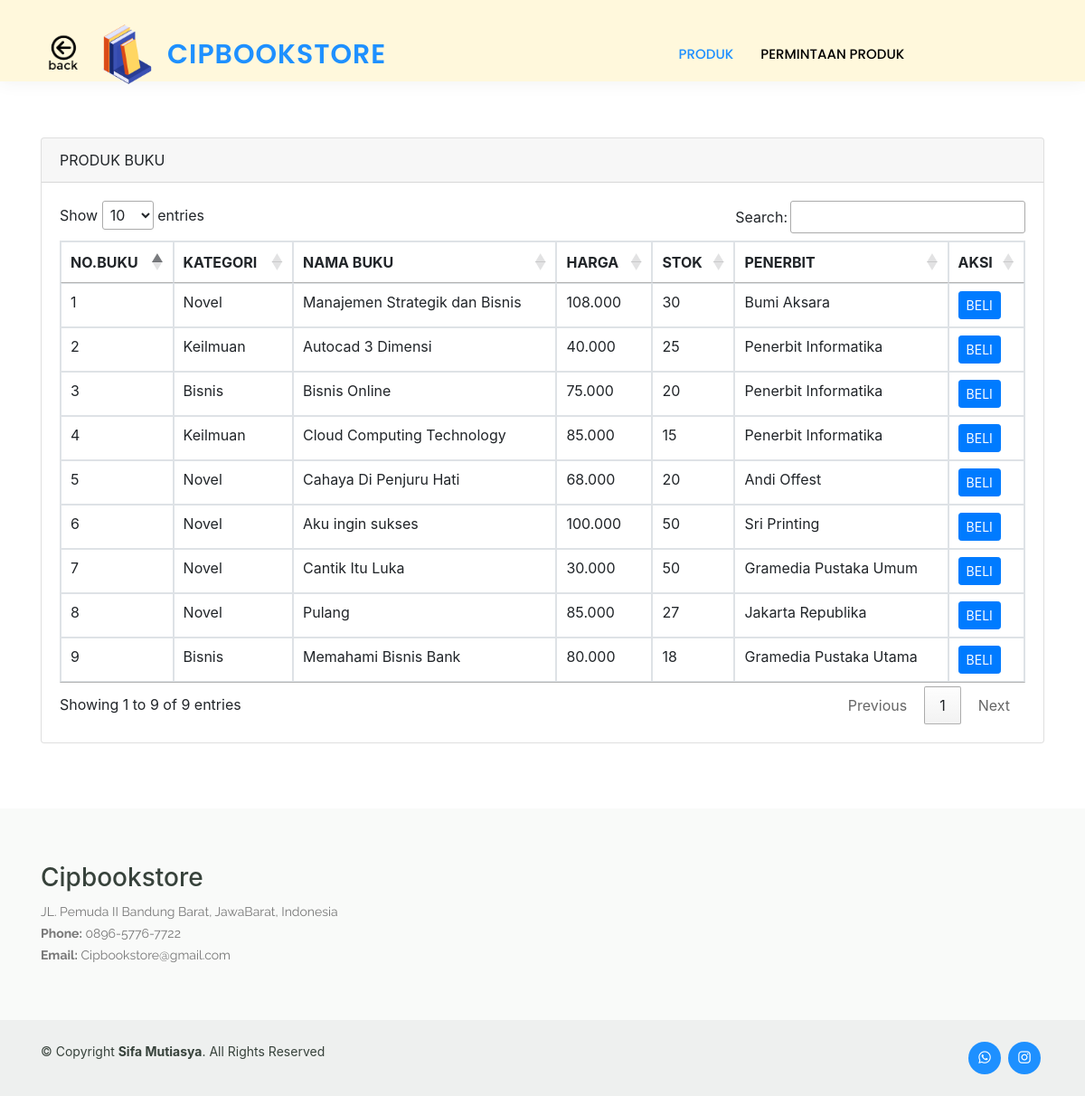
The page /pengguna.php on the database its author committed.
### tables this page shows
CREATE TABLE `tabel_buku` (
  `id_buku` int(11) NOT NULL,
  `kategori` varchar(100) NOT NULL,
  `nama_buku` varchar(200) NOT NULL,
  `harga` varchar(100) NOT NULL,
  `stok` varchar(200) NOT NULL,
  `penerbit` varchar(200) NOT NULL
);

### pengguna.php (the view, shortened to what this page needs)
<!DOCTYPE html>
<html lang="en">
<head>
  <link rel="stylesheet" href="style.css">
  <link href="assets/vendor/animate.css/animate.min.css" rel="stylesheet">
  <link href="assets/vendor/aos/aos.css" rel="stylesheet">
  <link href="assets/vendor/bootstrap/css/bootstrap.min.css" rel="stylesheet">
  <link href="assets/vendor/bootstrap-icons/bootstrap-icons.css" rel="stylesheet">
  <link href="assets/vendor/boxicons/css/boxicons.min.css" rel="stylesheet">
  <link href="assets/vendor/remixicon/remixicon.css" rel="stylesheet">
  <link href="assets/vendor/swiper/swiper-bundle.min.css" rel="stylesheet">
  <link rel="stylesheet" href="https://stackpath.bootstrapcdn.com/bootstrap/4.4.1/css/bootstrap.min.css">
  <link rel="stylesheet" href="//cdn.datatables.net/1.10.20/css/jquery.dataTables.min.css">
</head>
<body>
  <header id="header" class="fixed-top">
    <div class="container d-flex align-items-center">
      <a href="index.html">
        <img src="img/back.png" width=50px>
      </a>
      <a href="https://instagram.com/cipbookstore.id?igshid=MzRlODBiNWFlZA==">
        <img src="img/rr.png" width="90px">
      </a>
      <h1 class="logo me-auto"><a href="pengguna.php"><marquee direction="right">Cipbookstore</marquee></a></h1>
      <nav id="navbar" class="navbar order-last order-lg-0">
        <ul>
          <li><a class="active" href="##">PRODUK</a><li>
              <li><a href="pengadaan-pengguna.php">PERMINTAAN PRODUK</a><li>
        </ul>
    </div>
  </header>
  <br><br><br>
  <div class="container" style="margin-top: 80px">
    <div class="row">
      <div class="col-md-12">
        <div class="card">
          <div class="card-header">
            PRODUK BUKU
          </div>
          <div class="card-body">
            <table class="table table-bordered" id="myTable">
              <thead>
                <tr>
                  <th scope="col">NO.BUKU</th>
                  <th scope="col">KATEGORI</th>
                  <th scope="col">NAMA BUKU</th>
                  <th scope="col">HARGA</th>
                  <th scope="col">STOK</th>
                  <th scope="col">PENERBIT</th>
                  <th scope="col">AKSI</th>
                </tr>
              </thead>
              <tbody>
                <?php
                include('koneksi.php');
                $no = 1;
                $query = mysqli_query($connection, "SELECT * FROM tabel_buku");
                while ($row = mysqli_fetch_array($query)) {
                ?>
                  <tr>
                    <td><?php echo $no++ ?></td>
                    <td><?php echo $row['kategori'] ?></td>
                    <td><?php echo $row['nama_buku'] ?></td>
                    <td><?php echo $row['harga'] ?></td>
                    <td><?php echo $row['stok'] ?></td>
                    <td><?php echo $row['penerbit'] ?></td>
                    <td><a class="btn btn-sm btn-primary" href="https://wa.me/6289657767722?text=Saya%20tertarik%20untuk%20membeli%20buku%20yang%20berjudul%20<?php echo urlencode($row['nama_buku']); ?>">BELI</a></td>
                  </tr>
                <?php } ?>
              </tbody>
            </table>
          </div>
        </div>
      </div>
    </div>
  </div>
  <br><br><br>
  <footer id="footer">
    <div class="footer-top">
      <div class="container">
        <div class="row">
          <div class="col-lg-6 col-md-6 footer-contact">
            <h3>Cipbookstore</h3>
            <p>
              JL. Pemuda II Bandung Barat, JawaBarat, Indonesia <br>
              <strong>Phone:</strong> 0896-5776-7722<br>
              <strong>Email:</strong> Cipbookstore@gmail.com<br>
            </p>
          </div>
        </div>
      </div>
    </div>
    <div class="container d-md-flex py-4">
      <div class="me-md-auto text-center text-md-start">
        <div class="copyright">
          &copy; Copyright
          <strong><span>Sifa Mutiasya</span></strong>. All Rights Reserved
        </div>
      </div>
      <div class="social-links text-center text-md-right pt-3 pt-md-0">
        <a href="https://wa.me/6289657767722" class="whatsapp"><i class="bx bxl-whatsapp"></i></a>
        <a href="https://instagram.com/cipbookstore.id?igshid=MzRlODBiNWFlZA==" class="instagram"><i class="bx bxl-instagram"></i></a>
      </div>
    </div>
  </footer>
</body>
</html>

### style.css (style rules this page uses)
#header { background: cornsilk; transition: all 0.5s; z-index: 997; padding: 15px 0; box-shadow: 0px 0 18px rgba(55, 66, 59, 0.08); height: 90px; }
#header .logo { font-size: 30px; margin: 0; padding: 0; line-height: 1; font-weight: 600; letter-spacing: 1px; text-transform: uppercase; font-family: "Poppins", sans-serif; }
#header .logo a { color: dodgerblue; }
.navbar { padding: 0; margin: auto; }
.navbar ul { margin: 0; padding: 0; display: flex; list-style: none; align-items: center; }
.navbar li { position: relative; }
.navbar a, .navbar a:focus { display: flex; align-items: center; justify-content: space-between; padding: 10px 0 10px 30px; font-family: "Poppins", sans-serif; font-size: 15px; font-weight: 500; color: black; white-space: nowrap; transition: 0.3s; }
.navbar a:hover, .navbar .active, .navbar .active:focus, .navbar li:hover > a { color: dodgerblue; }
#footer { color: #37423b; font-size: 14px; background: #eef0ef; margin-bottom: -80px }
#footer .footer-top { padding: 60px 0 30px 0; background: #f9faf9; }
#footer .footer-top .footer-contact { margin-bottom: 30px; }
#footer .footer-top .footer-contact p { font-size: 14px; line-height: 24px; margin-bottom: 0; font-family: "Raleway", sans-serif; color: #777777; }
#footer .social-links a { font-size: 18px; display: inline-block; background: dodgerblue; color: #fff; line-height: 1; padding: 8px 0; margin-right: 4px; border-radius: 50%; text-align: center; width: 36px; height: 36px; transition: 0.3s; }

### rows shown on the page
tabel_buku: kategori "Novel", nama_buku "Manajemen Strategik dan Bisnis", harga "108.000", stok "30", penerbit "Bumi Aksara"
tabel_buku: kategori "Keilmuan", nama_buku "Autocad 3 Dimensi", harga "40.000", stok "25", penerbit "Penerbit Informatika"
tabel_buku: kategori "Bisnis", nama_buku "Bisnis Online", harga "75.000", stok "20", penerbit "Penerbit Informatika"
tabel_buku: kategori "Keilmuan", nama_buku "Cloud Computing Technology", harga "85.000", stok "15", penerbit "Penerbit Informatika"
tabel_buku: kategori "Novel", nama_buku "Cahaya Di Penjuru Hati", harga "68.000", stok "20", penerbit "Andi Offest"
tabel_buku: kategori "Novel", nama_buku "Aku ingin sukses", harga "100.000", stok "50", penerbit "Sri Printing"
tabel_buku: kategori "Novel", nama_buku "Cantik Itu Luka", harga "30.000", stok "50", penerbit "Gramedia Pustaka Umum"
tabel_buku: kategori "Novel", nama_buku "Pulang", harga "85.000", stok "27", penerbit "Jakarta Republika"
tabel_buku: kategori "Bisnis", nama_buku "Memahami Bisnis Bank", harga "80.000", stok "18", penerbit "Gramedia Pustaka Utama"
